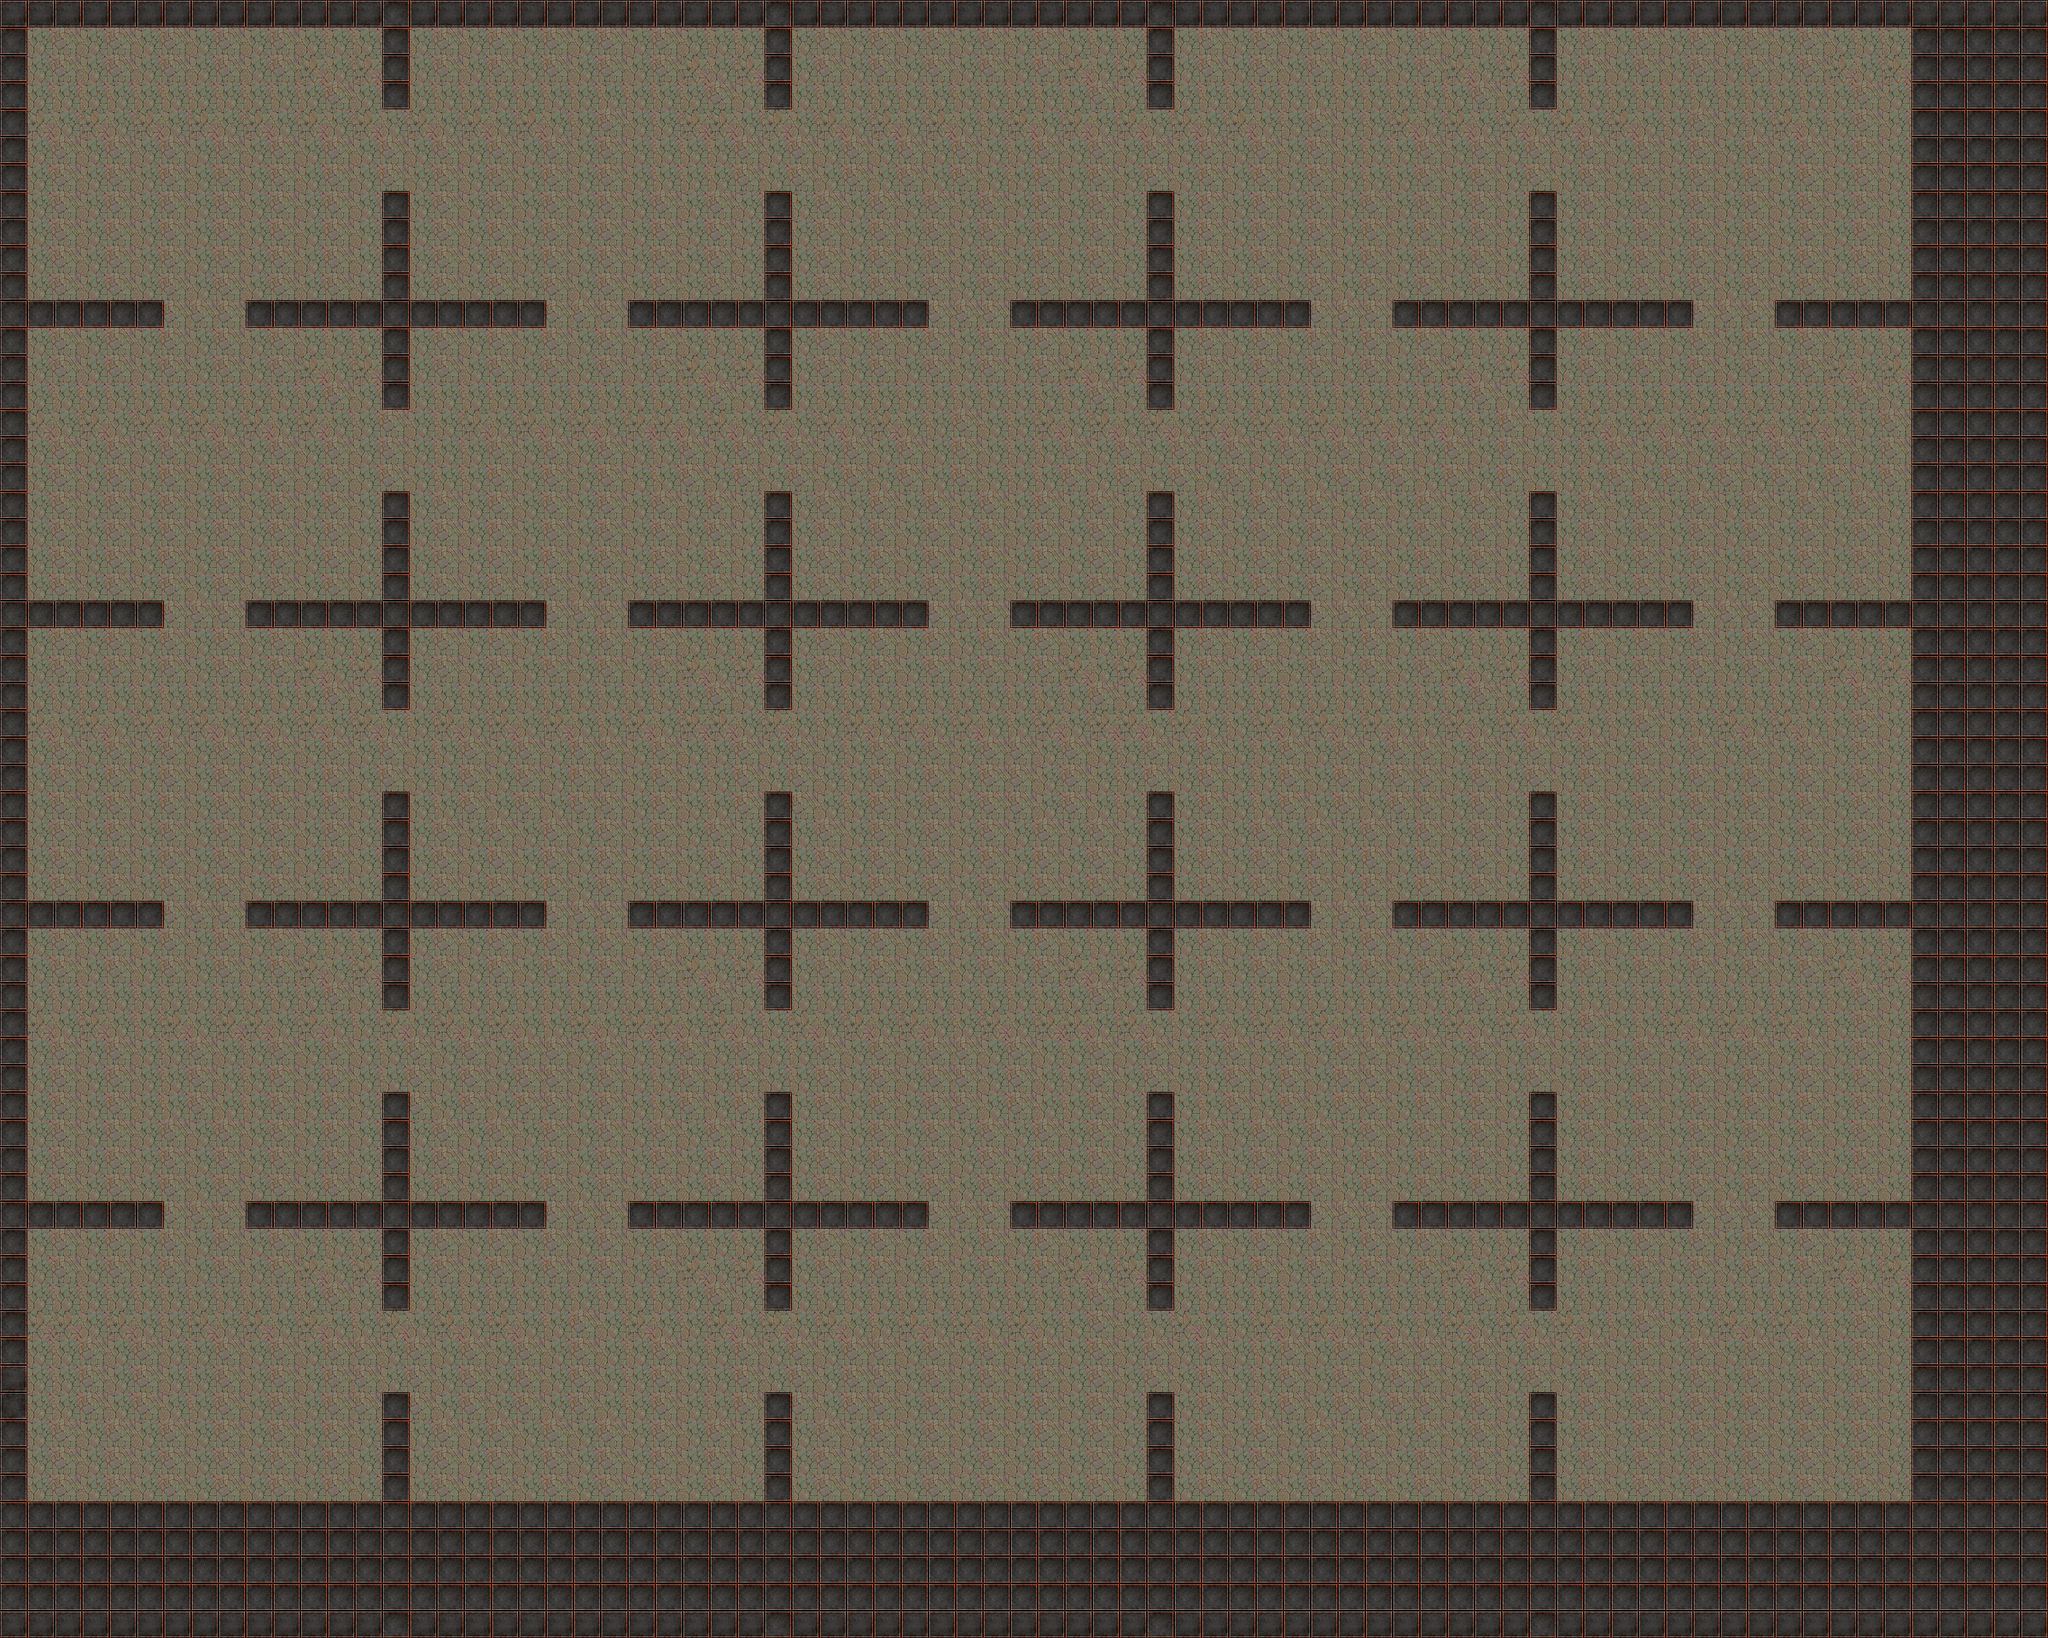

Rendered tile map (Tiled .tmx) drawn with the repository's tilesets; below, a short description and the map source with its tile grids summarised:
An orthogonal 75x60 tile map with 64x64 px tiles, 2 tile layers (Tile Layer 1, Tile Layer 2), 2 tilesets.

<map version="1.0" orientation="orthogonal" renderorder="right-down" width="75" height="60" tilewidth="64" tileheight="64" nextobjectid="1">
 <tileset firstgid="1" name="rocks" tilewidth="64" tileheight="64" tilecount="4">
  <image source="rocks.png" trans="ff4545" width="128" height="128" />
 </tileset>
 <tileset firstgid="5" name="tile_2" tilewidth="64" tileheight="64" tilecount="16">
  <image source="tile_2.png" trans="ff4545" width="256" height="256" />
  <tile id="0">
   <properties>
    <property name="blocked" value="true" />
   </properties>
  </tile>
 </tileset>
 <layer name="Tile Layer 1" width="75" height="60">
  <data>[4500 cells, 4500 non-empty, 5 distinct tile ids]</data>
 </layer>
 <layer name="Tile Layer 2" width="75" height="60">
  <data>[4500 cells, 1130 non-empty, 3 distinct tile ids]</data>
 </layer>
</map>
